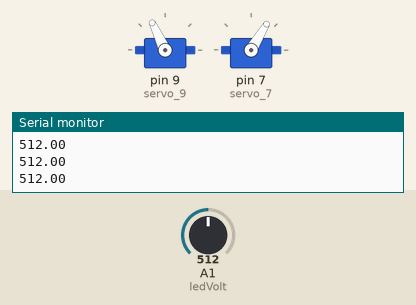
This sketch was run on a simulated Arduino Uno, built with avr-gcc and run on an emulated ATmega328P. On the bench: 2 × servo, the last lines printed to the serial monitor. The test bench sets the inputs (shaded band); at power-on: A1 (ledVolt) = 512.

Above: at 1.2 s.
1.3 s: A1 (ledVolt) set to 290
At 1.65 s:
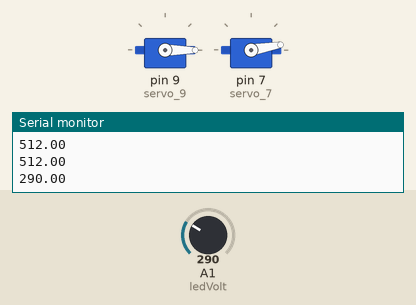
4.3 s: A1 (ledVolt) set to 306
At 4.66 s:
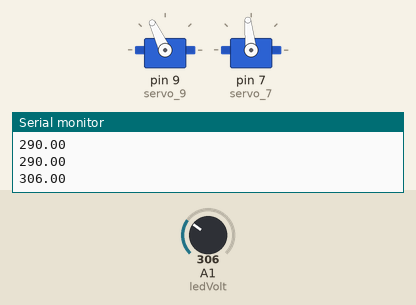
7.3 s: A1 (ledVolt) set to 122
At 7.97 s:
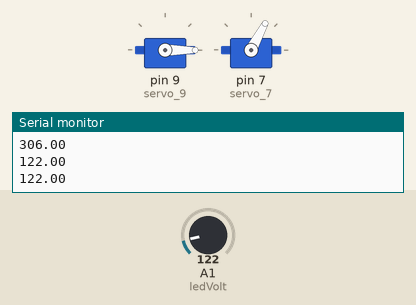
10.3 s: A1 (ledVolt) set to 310
At 10.98 s:
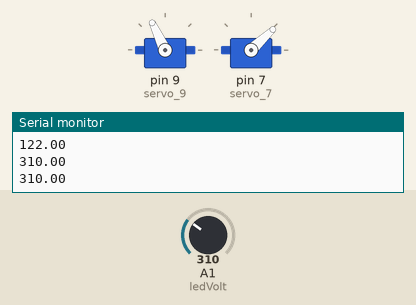
13.3 s: A1 (ledVolt) set to 105
16.3 s: A1 (ledVolt) set to 511
Timing chart, 0 to 20.3 s (numbered marks = the images above; inputs shaded):
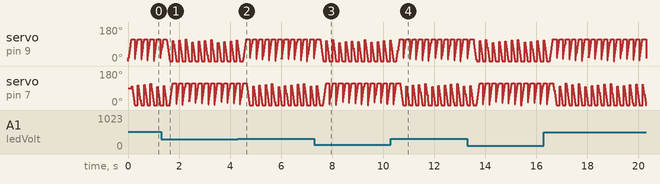

The sketch:

Outdoor.ino
```cpp
#include <Servo.h>

int max_angle=115; //The max angle with which we want to rotate the motor.

int ledVolt =A1;
float Voltage;
float thresh=300;
int pos = 0;  //initial position of servo

Servo servo_9;  //creating a servo object for upper flick
Servo servo_7;  //creating a servo object for lower flick

void setup()
{
  servo_9.attach(9, 500,  2500 );
  servo_7.attach(7, 500,  2500 );
  pinMode(ledVolt, INPUT);
  Serial.begin(9600);
}

void loop()
{

  Voltage= analogRead(ledVolt);
  Serial.println(Voltage);

    if(Voltage>thresh){
      for (pos = 0; pos <= max_angle; pos += 1) {
        servo_9.write(pos);
        delay(1);}

      for (pos = max_angle; pos >= 0; pos -= 1){
        servo_7.write(pos);
         delay(1);}
      }

   else{
    for (pos = max_angle; pos >= 0; pos -= 1){
        servo_9.write(pos);
         delay(1);}
    for (pos = 0; pos <= max_angle; pos += 1) {
        servo_7.write(pos);
        delay(1);}
   }


  }
```
